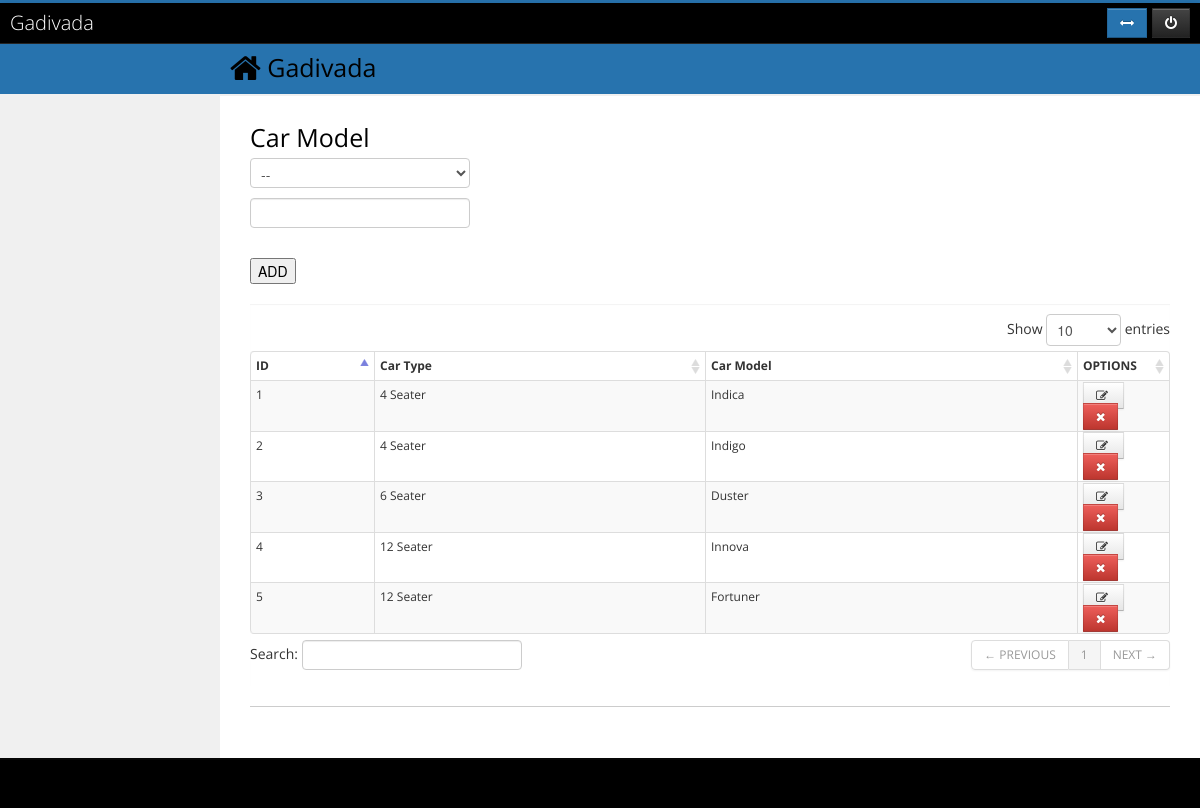
Before: /index.php/admin_c/car_model with the older database file.
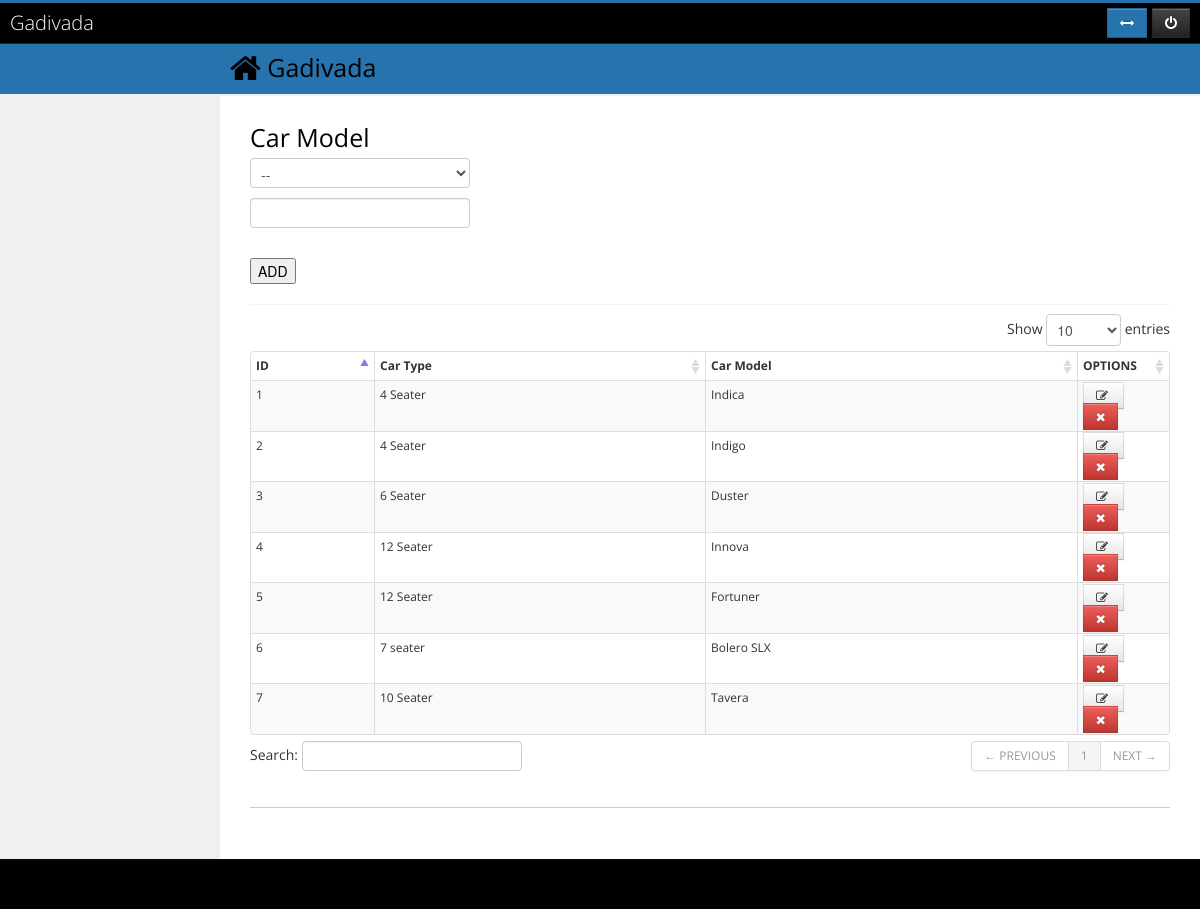
After: the same page with the newer database file.
### tables this page shows
CREATE TABLE IF NOT EXISTS `car_model` (
  `ID` int(11) NOT NULL AUTO_INCREMENT,
  `TYPE_ID` int(11) NOT NULL DEFAULT '0',
  `MODEL_NAME` varchar(100) NOT NULL,
  PRIMARY KEY (`ID`)
);

CREATE TABLE IF NOT EXISTS `car_type` (
  `ID` int(11) NOT NULL AUTO_INCREMENT,
  `TYPE_NAME` varchar(100) DEFAULT NULL,
  PRIMARY KEY (`ID`)
);

### application/controllers/admin_c.php (called while the page is built, shortened)
<?php if ( ! defined('BASEPATH')) exit('No direct script access allowed');
class Admin_c extends CI_Controller {
	function __construct()
	{
		$this->load->model('admin_m');
		$this->load->model('city_m');
		$this->load->model('car_type_m');
		$this->load->model('area_m');
		$this->load->model('car_model_m');
		$this->load->model('features_m');
		$this->load->model('packages_m');
		$this->load->model('discounts_m');
		$this->load->model('pricing_m');
		$this->load->model('cancellation_m');
	}
	function car_model()
	{
		$data['car_model']='active';
		$data['car_model'] = $this->car_model_m->get_all_car_model();
		$data['car_type'] = $this->car_type_m->get_all_car_type();
		$this->load->view('admin/car_model',$data);
	}
}
?>

### index.php (called while the page is built, shortened)
<?php
require_once BASEPATH.'core/CodeIgniter.php';

### application/models/car_type_m.php (called while the page is built, shortened)
<?php
Class Car_type_m extends CI_Model{
	function get_all_car_type($type='')
	{
		$this->db->distinct();
		$this->db->select('*');
		$query=$this->db->get('car_type')->result();
		return $query;
	}
}

### application/models/car_model_m.php (called while the page is built, shortened)
<?php
Class Car_model_m extends CI_Model{
	function get_all_car_model($type='')
	{
		$this->db->distinct();
		$this->db->select('car_model.ID,MODEL_NAME,TYPE_NAME')->from('car_model')->join('car_type','car_type.ID = car_model.TYPE_ID');
		$query=$this->db->get()->result();
		return $query;
	}
}
?>

### application/views/admin/car_model.php (the view, shortened to what this page needs)
	<h2>Car Model</h2>
	<?php
		$type = array();
		$type['']='--';
		    foreach($car_type as $c){
			  $type[$c->ID]=$c->TYPE_NAME;
		}
	?>
	<form name='seaterform' id='seaterform' method='post' action='<?php echo base_url()?>admin/car_model'>
		<?php echo form_dropdown('cartype',$type);?><br>
		<input type='text' name='model' id='model'><br>
		<input type="hidden" name='modelid' id='modelid'><br>
		<input type='submit' name='submitseater' id='submitseater' value='ADD'>
	</form>
<div id="collapse4" class="body">
	<table id="dataTable" class="table table-bordered table-condensed table-hover table-striped">
		<thead>
			<tr>
				<th>ID</th>
				<th>Car Type</th>
				<th>Car Model</th>
				<th width="10%">OPTIONS</th>
			</tr>
		</thead>
		<tbody>
			<?php $numbers = 1;
			foreach($car_model as $a)
			{
				echo '<tr>
				<td>'.$numbers.'</td>
				<td>'.$a->TYPE_NAME.'</td>
				<td>'.$a->MODEL_NAME.'</td>
				<td>
				<a href="javascript: editcarmodel('.$a->ID.')" class="ajax btn edit" alt="Edit">
				<i class="icon-edit"></i>
				</a>&nbsp;&nbsp;
				<a href="'.base_url().'ajax/delete_car_model/'.$a->ID.'" class="delete_btn btn btn-danger remove" title="'.$a->MODEL_NAME.'">
				<i class="icon-remove"></i>
				</a>
				</td>
				</tr>';
				$numbers ++ ;
			}  ?>
		</tbody>
	</table>
</div>

Changed rows visible on the page:
added car_model: car_type.TYPE_NAME "7 seater", MODEL_NAME "Bolero SLX"
added car_model: car_type.TYPE_NAME "10 Seater", MODEL_NAME "Tavera"
